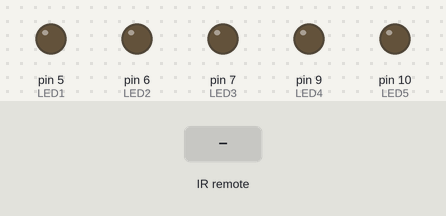
Recording of a sketch running on a simulated Arduino Uno, built with avr-gcc and run on an emulated ATmega328P. Shown: output pins drawn as LEDs (lit = HIGH). Inputs (shaded band) come from the test bench.

Above: at 1.2 s.
1.3 s: infrared code 0x1FE50AF received
At 2.6 s:
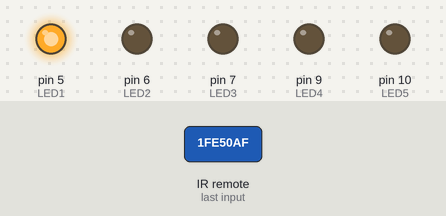
2.9 s: infrared code 0x1FED827 received
At 4.0 s:
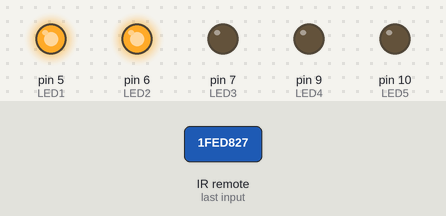
4.5 s: infrared code 0x1FEF807 received
At 5.2 s:
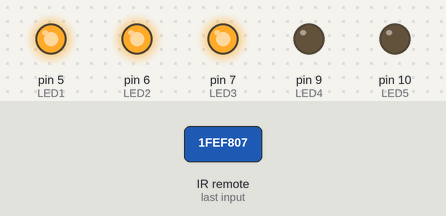
6.1 s: infrared code 0x1FE30CF received
At 7.4 s:
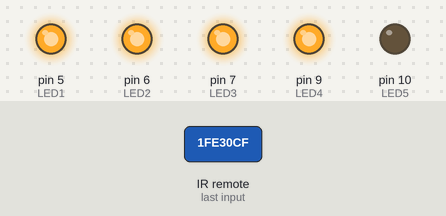
7.7 s: infrared code 0x1FE50AF received
At 8.9 s:
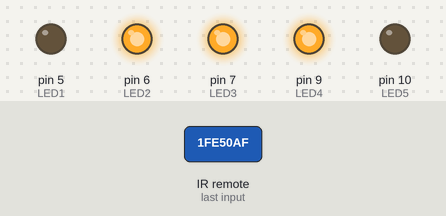
9.3 s: infrared code 0x1FE48B7 received
At 10.1 s:
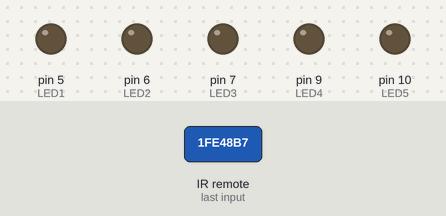
Timing chart, 0 to 11.9 s (numbered marks = the images above; inputs shaded):
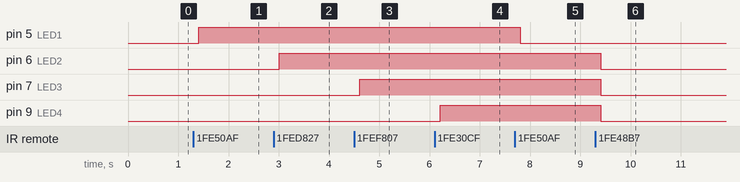

The sketch:

HomeAutomationFinal.ino
```cpp
#include <IRremote.h>

#define button1 0x1FE50AF
#define button2 0x1FED827
#define button3 0x1FEF807
#define button4 0x1FE30CF
#define button5 0x1FEB04F
#define plus 0x1FE609F
#define minus 0x1FEA05F
#define off 0x1FE48B7

int RECV_PIN = 4;
int LED1=5;
int LED2=6;
int LED3=7;
int LED4=9;
int LED5=10;
int SensorLED=13;

int LEDStatus1=0;
int LEDStatus2=0;
int LEDStatus3=0;
int LEDStatus4=0;
int LEDStatus5=0;
int ledoff=0;

IRrecv irrecv(RECV_PIN);

decode_results results;

void setup()
{
  irrecv.enableIRIn(); // Start the receiver
  pinMode(LED1, OUTPUT);
  pinMode(LED2, OUTPUT);
  pinMode(LED3, OUTPUT);
  pinMode(LED4, OUTPUT);
  pinMode(LED5, OUTPUT);

  digitalWrite(LED1,LOW);
  digitalWrite(LED2,LOW);
  digitalWrite(LED3,LOW);
  digitalWrite(LED4,LOW);
  digitalWrite(LED5,LOW);
  digitalWrite(SensorLED,LOW);
}

void loop() {
  if (irrecv.decode(&results)) {
    switch(results.value){
      case button1:
        digitalWrite(SensorLED,HIGH);
        delay(100);
        digitalWrite(SensorLED,LOW);
        if(LEDStatus1==0){
          digitalWrite(LED1,HIGH);
          LEDStatus1=1;
        }
        else if(LEDStatus1==1){
          digitalWrite(LED1,LOW);
          LEDStatus1=0;
        }
        break;
      case button2:
        digitalWrite(SensorLED,HIGH);
        delay(100);
        digitalWrite(SensorLED,LOW);
        if(LEDStatus2==0){
          digitalWrite(LED2,HIGH);
          LEDStatus2=1;
        }
        else if(LEDStatus2==1){
          digitalWrite(LED2,LOW);
          LEDStatus2=0;
        }
        break;
      case button3:
        digitalWrite(SensorLED,HIGH);
        delay(100);
        digitalWrite(SensorLED,LOW);
        if(LEDStatus3==0){
          digitalWrite(LED3,HIGH);
          LEDStatus3=1;
        }
        else if(LEDStatus3==1){
          digitalWrite(LED3,LOW);
          LEDStatus3=0;
        }
        break;
      case button4:
        digitalWrite(SensorLED,HIGH);
        delay(100);
        digitalWrite(SensorLED,LOW);
        if(LEDStatus4==0){
          digitalWrite(LED4,HIGH);
          LEDStatus4=1;
        }
        else if(LEDStatus4==1){
          digitalWrite(LED4,LOW);
          LEDStatus4=0;
        }
        break;
      case off:
        digitalWrite(SensorLED,HIGH);
        delay(100);
        digitalWrite(SensorLED,LOW);
        digitalWrite(LED1,LOW);
        digitalWrite(LED2,LOW);
        digitalWrite(LED3,LOW);
        digitalWrite(LED4,LOW);
        digitalWrite(LED5,LOW);
        break;
    }
    irrecv.resume(); // Receive the next value
  }
  delay(10);
}
```

Measured:
- after the input at 1.3 s, pin 5 (LED1): LOW → HIGH after 0.11 s
- after the input at 2.9 s, pin 6 (LED2): LOW → HIGH after 0.11 s
- after the input at 4.5 s, pin 7 (LED3): LOW → HIGH after 0.11 s
- after the input at 6.1 s, pin 9 (LED4): LOW → HIGH after 0.11 s
- after the input at 7.7 s, pin 5 (LED1): HIGH → LOW after 0.11 s
- after the input at 9.3 s, pin 6 (LED2), pin 7 (LED3), pin 9 (LED4): HIGH → LOW after 0.11 s
